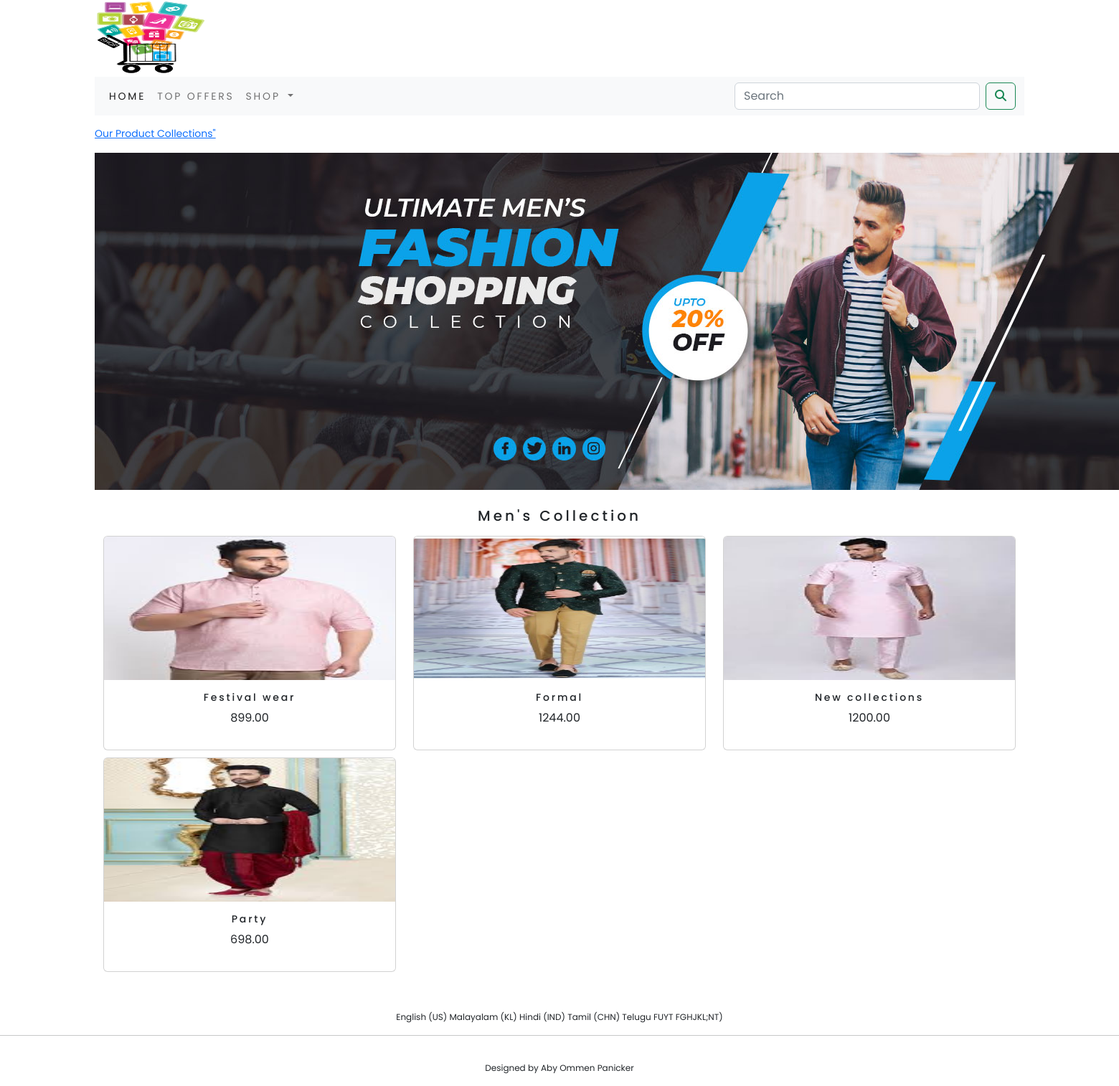
Page /shop/mens-collection/ on the committed database.
### shop/models.py (models this page shows, shortened)
class Category(models.Model):
    name=models.CharField(max_length=250,unique=True)
    slug=models.SlugField(max_length=250,unique=True)
    description=models.TextField(blank=True)
    image=models.ImageField(upload_to='category',blank=True)
    class Meta:
        ordering = ('name',)
        verbose_name = 'category'
        verbose_name_plural = 'categories'
    def get_url(self):
        return reverse('shop:products_by_category',args=[self.slug])

class Product(models.Model):
    name=models.CharField(max_length=250,unique=True)
    slug=models.SlugField(max_length=250,unique=True)
    description=models.TextField(blank=True)
    price=models.DecimalField(max_digits=10,decimal_places=2)
    category=models.ForeignKey(Category,on_delete=models.CASCADE)
    image = models.ImageField(upload_to='product',blank=True)
    stock=models.IntegerField()
    available=models.BooleanField(default=True)
    created=models.DateTimeField(auto_now_add=True)
    updated=models.DateTimeField(auto_now=True)
    def get_url(self):
        return reverse('shop:prodCatdetail',args=[self.category.slug,self.slug])
    class Meta:
        ordering=('name',)
        verbose_name='product'
        verbose_name_plural='products'

### shop/views.py (the view)
# urls.py: path('',views.allProdCat,name='allProdCat'),
def allProdCat(request,c_slug=None):
    c_page = None
    products_list = None
    if c_slug!= None:
        c_page = get_object_or_404(Category,slug=c_slug)
        products_list = Product.objects.all().filter(category=c_page,available=True)
    else:
        products_list = Product.objects.all().filter(available=True)
    paginator=Paginator(products_list,6)
    try:
        page=int(request.GET.get('page','1'))
    except:
        page=1
    try:
        products = paginator.page(page)
    except (EmptyPage,InvalidPage):
        products = paginator.page(paginator.num_pages)
    return render(request,"category.html",{'category':c_page, "products":products})

### cart/context_processors.py (called while the page is built)
def counter(request):
    item_count=0
    if 'admin' in request.path:
        return {}
    else:
        try:
            cart=Cart.objects.filter(cart_id=_cart_id(request))
            cart_items=CartItem.objects.all().filter(cart=cart[:1])
            for cart_item in cart_items:
                item_count += cart_item.quantity
        except Cart.DoesNotExist:
            item_count=0
    return  dict(item_count=item_count)

### cart/views.py (called while the page is built)
def _cart_id(request):
    cart = request.session.session_key
    if not cart:
        cart = request.session.create()
    return cart

### shop/context_processors.py (called while the page is built)
def menu_links(request):
    links=Category.objects.all()
    return dict(links=links)

### templates/category.html (shortened to what this page needs)
{% extends 'base.html' %}
{% load static %}
{% block content %}
    {% if category %}
        <div>
            <div class="row my_row_class">
                <div class="mx_auto">
                <p><a href="{% url 'shop:allProdCat' %}">Our Product Collections"</a> </p>
            </div>
                </div>
        </div>
    {% endif %}
<div class="mx_auto">
    {% if category %}
        <img class="my_img" src="{{category.image.url}}" alt="{{category.name}}">
</div>
    <br>
<div>
     <h1 class="text-center my_title">{{category.name}}</h1>
</div>
    {% endif %}
<div class="container">
    <div class="row mx_auto">
        {% for product in products.object_list %}
        <div class="my_bottom_margin col-9 col-sm-12 col-md-4 col-md-4 xol-lg-4">
            <div class="card text-center" style="min-width: 18rem;">
                <a href="{{product.get_url}}"><img class="card-img-top my_image" src="{{product.image.url}}" alt="{{product.name}}" width="200px" height="200px"></a>
            <div class="card-body">
                <h4>{{product.name}}</h4>
                <p>{{product.price}}</p>
            </div>
            </div>
        </div>
        {% endfor %}
    </div>
    <br>
</div>
{% endblock %}

### static/css/custom.css (style rules this page uses)
body { font-family: 'Open Sans', sans-serif; font-family: 'Poppins', sans-serif; }
.my_row_class { padding-top: 15px; }
.my_row_class .mx_auto { color: black; font-size: 14px; }
.my_title { font-size: 20px; text_transform: uppercase; letter-spacing: .2em; }
.my_bottom_margin { margin-bottom: 10px; }
.card-body h4 { font-size: 14px; text_transform: uppercase; letter-spacing:.2em; }

### rows in the picture
Category: image (picture), name "Men's Collection"
Product: image (picture), name "Festival wear", price "899.00"
Product: image (picture), name "Formal", price "1244.00"
Product: image (picture), name "New collections", price "1200.00"
Product: image (picture), name "Party", price "698.00"
